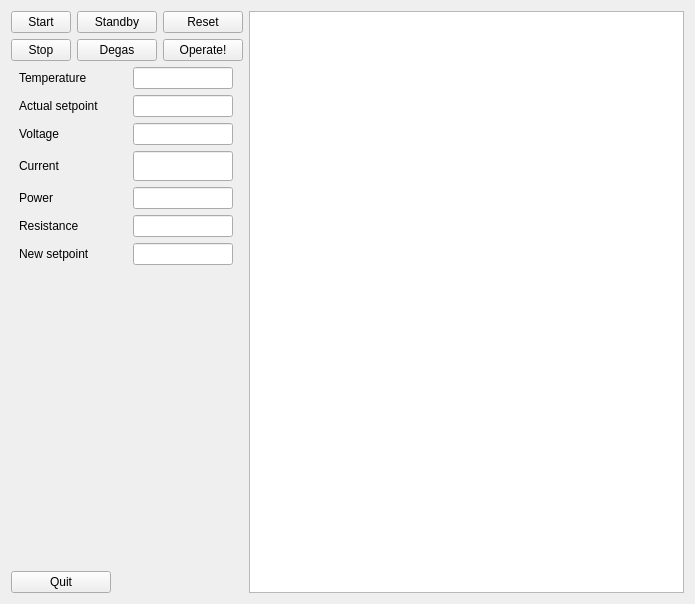
<?xml version="1.0" encoding="UTF-8"?>
<ui version="4.0">
 <class>temp_control</class>
 <widget class="QWidget" name="temp_control">
  <property name="geometry">
   <rect>
    <x>0</x>
    <y>0</y>
    <width>695</width>
    <height>604</height>
   </rect>
  </property>
  <property name="sizePolicy">
   <sizepolicy hsizetype="Preferred" vsizetype="Preferred">
    <horstretch>0</horstretch>
    <verstretch>0</verstretch>
   </sizepolicy>
  </property>
  <property name="windowTitle">
   <string>Form</string>
  </property>
  <layout class="QGridLayout" name="gridLayout_3">
   <item row="0" column="0">
    <layout class="QHBoxLayout" name="horizontalLayout">
     <item>
      <layout class="QVBoxLayout" name="verticalLayout">
       <item>
        <layout class="QGridLayout" name="gridLayout_2">
         <item row="0" column="0">
          <widget class="QPushButton" name="start_button">
           <property name="maximumSize">
            <size>
             <width>60</width>
             <height>30</height>
            </size>
           </property>
           <property name="text">
            <string>Start</string>
           </property>
           <property name="checkable">
            <bool>false</bool>
           </property>
           <property name="checked">
            <bool>false</bool>
           </property>
           <property name="flat">
            <bool>false</bool>
           </property>
          </widget>
         </item>
         <item row="1" column="0">
          <widget class="QPushButton" name="stop_button">
           <property name="maximumSize">
            <size>
             <width>60</width>
             <height>30</height>
            </size>
           </property>
           <property name="text">
            <string>Stop</string>
           </property>
          </widget>
         </item>
         <item row="0" column="1">
          <widget class="QPushButton" name="standby_button">
           <property name="maximumSize">
            <size>
             <width>80</width>
             <height>16777215</height>
            </size>
           </property>
           <property name="text">
            <string>Standby</string>
           </property>
           <property name="checkable">
            <bool>true</bool>
           </property>
           <property name="checked">
            <bool>false</bool>
           </property>
          </widget>
         </item>
         <item row="0" column="2">
          <widget class="QPushButton" name="pushButton_2">
           <property name="maximumSize">
            <size>
             <width>80</width>
             <height>16777215</height>
            </size>
           </property>
           <property name="text">
            <string>Reset</string>
           </property>
          </widget>
         </item>
         <item row="1" column="1">
          <widget class="QPushButton" name="degas">
           <property name="text">
            <string>Degas</string>
           </property>
           <property name="checkable">
            <bool>true</bool>
           </property>
          </widget>
         </item>
         <item row="1" column="2">
          <widget class="QPushButton" name="operate_button">
           <property name="maximumSize">
            <size>
             <width>80</width>
             <height>16777215</height>
            </size>
           </property>
           <property name="text">
            <string>Operate!</string>
           </property>
           <property name="checkable">
            <bool>true</bool>
           </property>
          </widget>
         </item>
        </layout>
       </item>
       <item>
        <layout class="QGridLayout" name="gridLayout">
         <property name="sizeConstraint">
          <enum>QLayout::SetDefaultConstraint</enum>
         </property>
         <property name="horizontalSpacing">
          <number>6</number>
         </property>
         <item row="5" column="1">
          <widget class="QLineEdit" name="power">
           <property name="maximumSize">
            <size>
             <width>100</width>
             <height>16777215</height>
            </size>
           </property>
          </widget>
         </item>
         <item row="3" column="1">
          <widget class="QLineEdit" name="current">
           <property name="sizePolicy">
            <sizepolicy hsizetype="Preferred" vsizetype="Fixed">
             <horstretch>0</horstretch>
             <verstretch>0</verstretch>
            </sizepolicy>
           </property>
           <property name="minimumSize">
            <size>
             <width>50</width>
             <height>30</height>
            </size>
           </property>
           <property name="maximumSize">
            <size>
             <width>100</width>
             <height>30</height>
            </size>
           </property>
          </widget>
         </item>
         <item row="3" column="0">
          <widget class="QLabel" name="label_3">
           <property name="sizePolicy">
            <sizepolicy hsizetype="Fixed" vsizetype="Preferred">
             <horstretch>0</horstretch>
             <verstretch>0</verstretch>
            </sizepolicy>
           </property>
           <property name="text">
            <string>Current</string>
           </property>
          </widget>
         </item>
         <item row="6" column="0">
          <widget class="QLabel" name="Emissio_current">
           <property name="text">
            <string>Resistance</string>
           </property>
          </widget>
         </item>
         <item row="1" column="0">
          <widget class="QLabel" name="label_2">
           <property name="text">
            <string>Actual setpoint</string>
           </property>
          </widget>
         </item>
         <item row="1" column="1">
          <widget class="QLineEdit" name="setpoint">
           <property name="sizePolicy">
            <sizepolicy hsizetype="Fixed" vsizetype="Fixed">
             <horstretch>0</horstretch>
             <verstretch>0</verstretch>
            </sizepolicy>
           </property>
           <property name="maximumSize">
            <size>
             <width>100</width>
             <height>16777215</height>
            </size>
           </property>
          </widget>
         </item>
         <item row="2" column="0">
          <widget class="QLabel" name="label_4">
           <property name="sizePolicy">
            <sizepolicy hsizetype="Expanding" vsizetype="Preferred">
             <horstretch>0</horstretch>
             <verstretch>0</verstretch>
            </sizepolicy>
           </property>
           <property name="maximumSize">
            <size>
             <width>100</width>
             <height>16777215</height>
            </size>
           </property>
           <property name="text">
            <string>Voltage</string>
           </property>
          </widget>
         </item>
         <item row="6" column="1">
          <widget class="QLineEdit" name="resistance">
           <property name="maximumSize">
            <size>
             <width>100</width>
             <height>16777215</height>
            </size>
           </property>
          </widget>
         </item>
         <item row="2" column="1">
          <widget class="QLineEdit" name="voltage">
           <property name="minimumSize">
            <size>
             <width>50</width>
             <height>0</height>
            </size>
           </property>
           <property name="maximumSize">
            <size>
             <width>100</width>
             <height>16777215</height>
            </size>
           </property>
          </widget>
         </item>
         <item row="0" column="1">
          <widget class="QLineEdit" name="temperature">
           <property name="maximumSize">
            <size>
             <width>100</width>
             <height>16777215</height>
            </size>
           </property>
          </widget>
         </item>
         <item row="5" column="0">
          <widget class="QLabel" name="label_5">
           <property name="text">
            <string>Power</string>
           </property>
          </widget>
         </item>
         <item row="0" column="0" alignment="Qt::AlignLeft">
          <widget class="QLabel" name="label">
           <property name="sizePolicy">
            <sizepolicy hsizetype="Fixed" vsizetype="Preferred">
             <horstretch>0</horstretch>
             <verstretch>0</verstretch>
            </sizepolicy>
           </property>
           <property name="text">
            <string>Temperature</string>
           </property>
          </widget>
         </item>
         <item row="8" column="0">
          <spacer name="verticalSpacer">
           <property name="orientation">
            <enum>Qt::Vertical</enum>
           </property>
           <property name="sizeHint" stdset="0">
            <size>
             <width>20</width>
             <height>40</height>
            </size>
           </property>
          </spacer>
         </item>
         <item row="7" column="0">
          <widget class="QLabel" name="label_6">
           <property name="text">
            <string>New setpoint</string>
           </property>
          </widget>
         </item>
         <item row="7" column="1">
          <widget class="QLineEdit" name="new_setpoint">
           <property name="maximumSize">
            <size>
             <width>100</width>
             <height>30</height>
            </size>
           </property>
          </widget>
         </item>
        </layout>
       </item>
       <item>
        <widget class="QPushButton" name="quit_button">
         <property name="maximumSize">
          <size>
           <width>100</width>
           <height>16777215</height>
          </size>
         </property>
         <property name="text">
          <string>Quit</string>
         </property>
        </widget>
       </item>
      </layout>
     </item>
     <item>
      <widget class="QTextBrowser" name="place_holder_qwt"/>
     </item>
    </layout>
   </item>
  </layout>
 </widget>
 <resources/>
 <connections/>
</ui>
